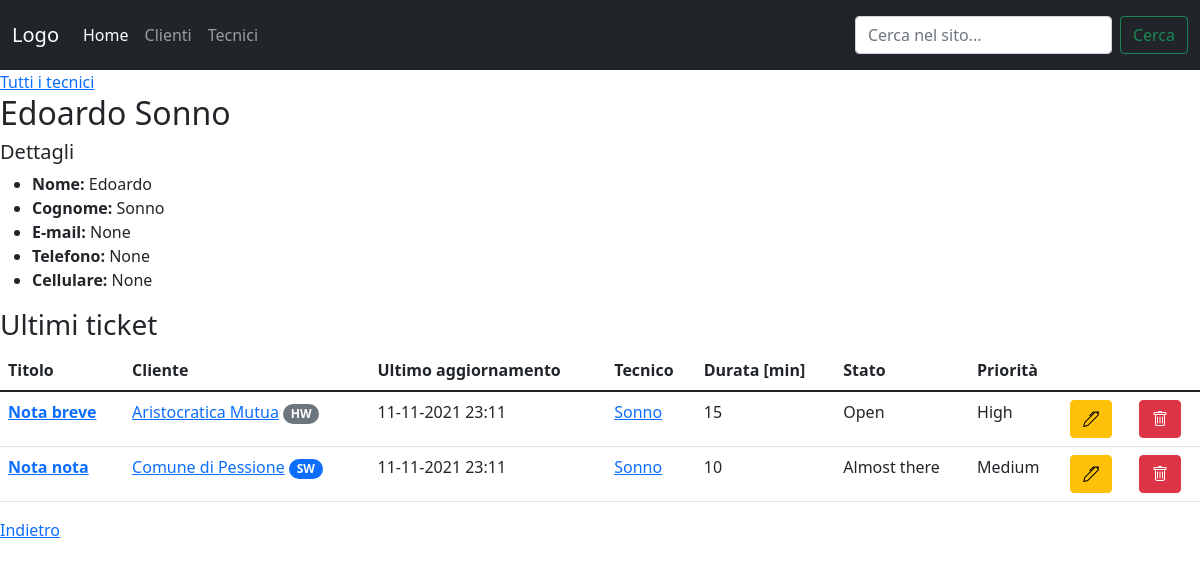
Page /technician/1 on the earlier database version.
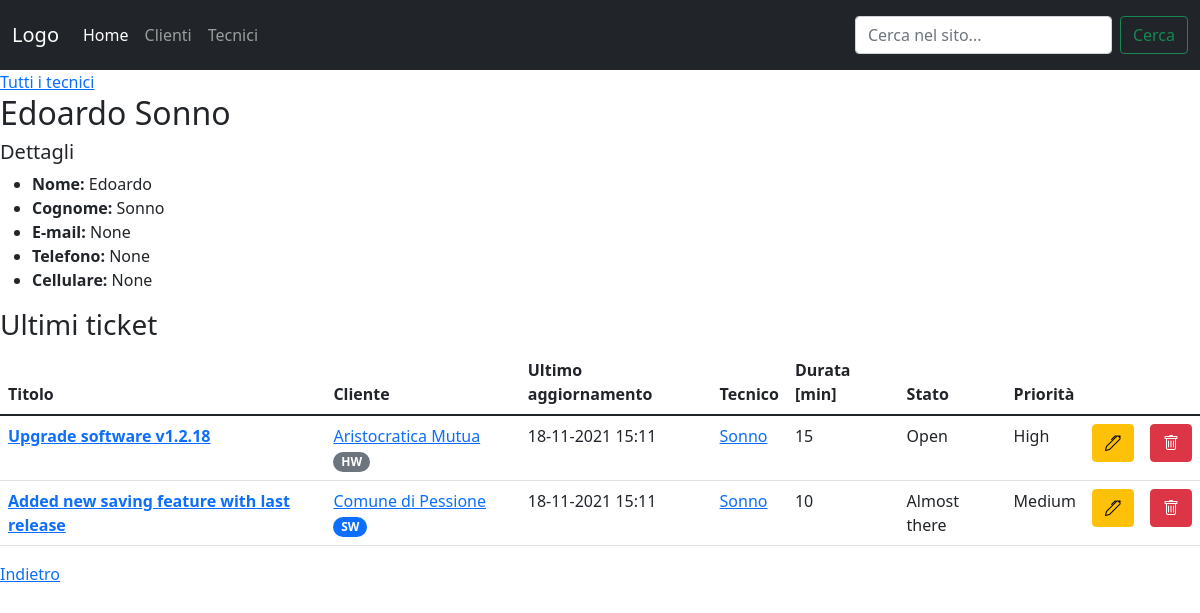
Same page on the later database version.
### hotline/models.py (models this page shows, shortened)
class ticket(models.Model):
    customer_id = models.ForeignKey('customer', on_delete=models.PROTECT)
    technician_id = models.ForeignKey('technician', on_delete=models.PROTECT)
    products = models.ManyToManyField('product', blank=True)
    title = models.CharField(max_length=255, blank=True)
    updated_at = models.DateTimeField(auto_now=True)
    notes = models.TextField(blank=True)
    duration = models.IntegerField()
    status_id = models.ForeignKey('status', default='1', on_delete=models.PROTECT)
    priority_id = models.ForeignKey('priority', default='1', on_delete=models.PROTECT)
    created_at = models.DateTimeField(auto_now_add=True)
    order_number = models.IntegerField(null=True, blank=True)

class customer(models.Model):
    name = models.CharField(max_length=255)
    reference = models.CharField(max_length=255)
    reference_phone = models.CharField(max_length=50, null=True, blank=True)
    reference_email = models.CharField(max_length=50, null=True, blank=True)
    address = models.CharField(max_length=255, null=True, blank=True)
    phone = models.CharField(max_length=255, null=True, blank=True)
    sw_contract = BooleanField(default=False)
    hw_contract = BooleanField(default=False)
    def __str__(self):
        return self.name

class technician(models.Model):
    first_name = models.CharField(max_length=50)
    last_name = models.CharField(max_length=50)
    office_phone = models.CharField(max_length=15, null=True, blank=True)
    mobile_phone = models.CharField(max_length=15, null=True, blank=True)
    email = models.CharField(max_length=100, null=True, blank=True)
    department_id = ForeignKey('department', on_delete=models.PROTECT)
    def __str__(self):
        return self.last_name

class status(models.Model):
    STATUS_COLORS = [
        ('red', 'Red'),
        ('orange', 'Orange'),
        ('yellow', 'Yellow'),
        ('green', 'Green'),
    ]
    name = models.CharField(max_length=50, default='pending')
    color = models.CharField(max_length=50, default='red', choices=STATUS_COLORS)
    def __str__(self):
        return self.name

class priority(models.Model):
    PRIORITY_COLORS = [
        ('red','red'),
        ('orange','orange'),
        ('yellow','yellow'),
        ('green','green')
        ]
    name = models.CharField(max_length=50, default='low')
    color = models.CharField(max_length=50, default='green', choices=PRIORITY_COLORS)
    def __str__(self):
        return self.name

### hotline/views.py (the view)
# urls.py: path('technician/<str:pk>', views.technician_detail, name="technician_detail"),
def technician_detail(request, pk):
    my_technician = technician.objects.get(id=pk)
    tickets = all_tickets.filter(technician_id=pk).order_by('-updated_at')
    context = {
        'my_technician': my_technician,
        'tickets': tickets
    }
    return render(request, 'hotline/technician_detail.html', context)

### hotline/templates/hotline/technician_detail.html
{% extends 'hotline/home.html' %}
{% block content %}
<a href="{% url 'technician_list' %}">Tutti i tecnici</a>
<h2>{{ my_technician.first_name }} {{ my_technician.last_name }}</h2>
<h5>Dettagli</h5>
<ul>
    <li><b>Nome:</b> {{ my_technician.first_name }}</li>
    <li><b>Cognome:</b> {{ my_technician.last_name }}</li>
    <li><b>E-mail:</b> {{ my_technician.email }}</li>
    <li><b>Telefono:</b> {{ my_technician.office_phone }}</li>
    <li><b>Cellulare:</b> {{ my_technician.mobile_phone }}</li>
</ul>
<h3>Ultimi ticket</h3>
{% include 'hotline/ticket_table.html' %}
<a href="{% url 'home' %}">Indietro</a>
{% endblock %}

### hotline/templates/hotline/ticket_table.html
<table class="table table-responsive table-hover">
    <thead class="thead dark">
        <tr>
            <th scope="col">Titolo</th>
            <th scope="col">Cliente</th>
            <th scope="col">Ultimo aggiornamento</th>
            <th scope="col">Tecnico</th>
            <th scope="col">Durata [min]</th>
            <th scope="col">Stato</th>
            <th scope="col">Priorità</th>
            <th scope="col"></th>
            <th scope="col"></th>
        </tr>
    </thead>
    <tbody>
        {% for ticket in tickets %}
        <tr>
            <td><a href="{% url 'ticket_detail' ticket.id %}"><b>{{ticket.title}}</b></a></td>
            <td><a href="{% url 'customer_detail' ticket.customer_id.id %}">{{ticket.customer_id}}</a>
                {% if ticket.customer_id.sw_contract == True %}
                <span class="badge rounded-pill bg-primary">SW</span>
                {% endif %}
                {% if ticket.customer_id.hw_contract == True %}
                <span class="badge rounded-pill bg-secondary">HW</span>
                {% endif %}
            </td>
            <td>{{ticket.updated_at|date:"d-m-Y H:m"}}</td>
            <td><a href="{% url 'technician_detail' ticket.technician_id.id %}">
                {{ticket.technician_id}}</a></td>
            <td>{{ticket.duration}}</td>
            <td>{{ticket.status_id}}</td>
            <td>{{ticket.priority_id}}</td>
            <td><a href="#"><span class="btn btn-warning"><i class="bi bi-pen"></i></span></a></td>
            <td><a href="#"><span class="btn btn-danger"><i class="bi bi-trash"></i></span></a></td>
        </tr>
        {% endfor %}
    </tbody>
</table>

Differences in the rows shown:
changed ticket "Aristocratica Mutua": title "Nota breve" → "Upgrade software v1.2.18"; updated_at "11-11-2021 23:11" → "18-11-2021 15:11"
changed ticket "Comune di Pessione": title "Nota nota" → "Added new saving feature with last release"; updated_at "11-11-2021 23:11" → "18-11-2021 15:11"
